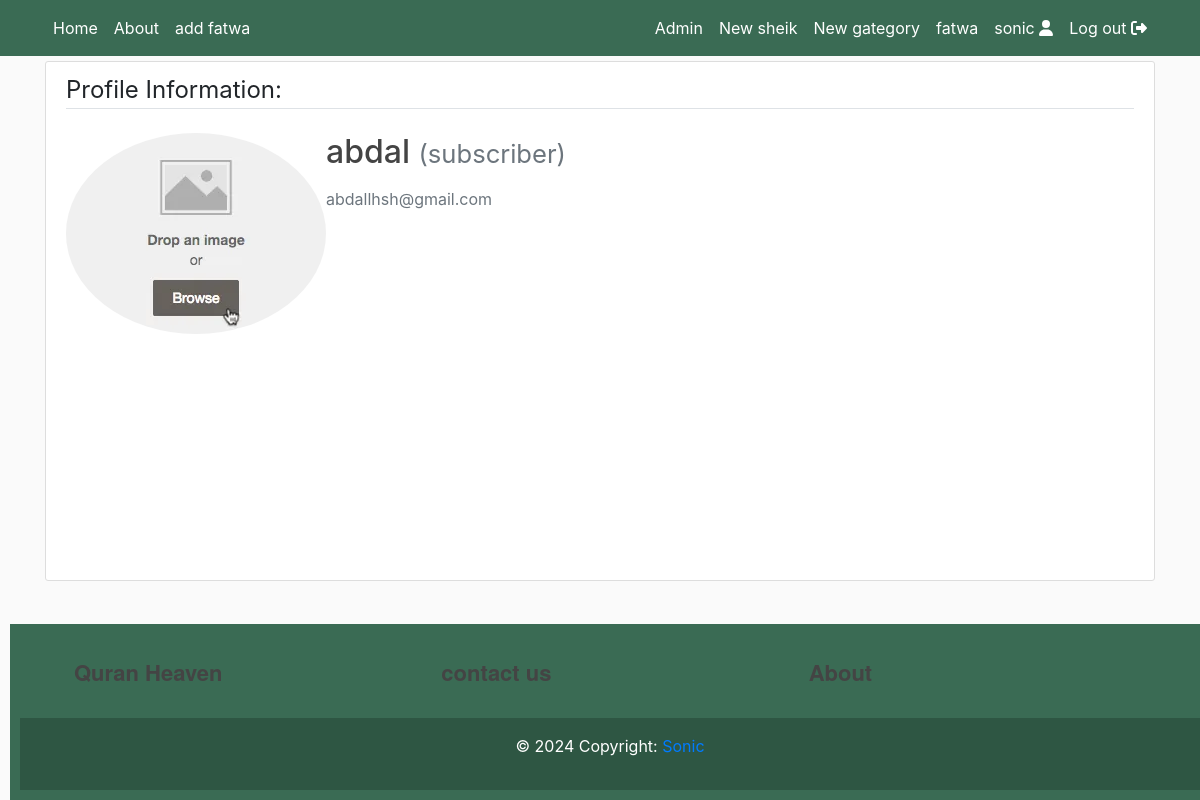
The page /profile/abdal (signed in) on the database its author committed.
### quran/models.py (models this page shows, shortened)
class CustomUser(AbstractUser):
    def image_upload_to(self, instance=None):
        if instance:
            return os.path.join("Users", self.username, instance)
        return None
    email = models.EmailField(unique=True)
    status = models.CharField(max_length=100, default='regular')
    description = models.TextField("Description", max_length=600, default='', blank=True)
    image = models.ImageField(default='default/user.jpg', upload_to=image_upload_to)

### quran/views.py (the view, shortened to what this page needs)
# urls.py: path('profile/<username>', profile, name='profile'),
@login_required
def profile(request, username):
    user = get_user_model().objects.filter(username=username).first()
    if user:
        form = UserUpdateForm(instance=user)
        form.fields['description'].widget.attrs = {'rows': 1}
        return render(request, 'profile.html', context={'form': form})
    return redirect("home")

### quran/templates/profile.html (shortened to what this page needs)
{% extends "header.html" %}
{% load crispy_forms_tags %}
{% block content %}
<div class="content-section col-lg-12 col-md-12 col-sm-12 tutorial-style" style="min-height:65vh;">
    <legend class="border-bottom mb-4">Profile Information:</legend>
    <form method="POST" enctype="multipart/form-data">
        <div class="media">
            {% if user.username == form.instance.username %}
                <input id="id_image" type="file" name="image" hidden/>
                    <label for="id_image">
                        <img class="rounded-circle account-img profile-image"
                            style="cursor: pointer"
                            src="{{ form.instance.image.url }}"
                            title="Upload new image">
                    </label>
            {% else %}
                <img class="rounded-circle account-img profile-image", src="{{ form.instance.image.url }}">
            {% endif %}
            <div class="media-body">
                <h2 class="account-heading">{{ form.instance.username }}
                    <small class="text-muted">({{ form.instance.status }})</small>
                </h2>
                <p class="text-secondary">{{ form.instance.email }}</p>
            </div>
        </div>
    </form>
</div>
{% endblock content %}

### quran/templates/navbar.html (shortened to what this page needs)
<header class="site-header" style="margin-bottom: 5px">
    <nav class="navbar navbar-expand-md navbar-color">
        <div class="container">
            <div class="navbar-nav">
                <a class="nav-item nav-link" href="/">Home</a>
            </div>
            <div class="collapse navbar-collapse" id="navbarToggle">
                <div class="navbar-nav mr-auto">
                    <a class="nav-item nav-link" href="{%url 'about'%}">About</a>
                    <a class="nav-item nav-link" href="{%url 'submit_fatwa'%}">add fatwa</a>
                </div>
                <div class="navbar-nav">
                    {% if user.is_authenticated %}
                        {% if user.is_superuser %}
                            <a class="nav-item nav-link" href="admin/">Admin</a>
                            <a class="nav-item nav-link" href="{% url 'series-create' %}">New sheik</a>
                            <a class="nav-item nav-link" href="{% url 'post-create' %}">New gategory</a>
                            <a class="nav-item nav-link" href="{%url 'fatwa_list'%}">fatwa</a>
                        {% endif %}
                        <a class="nav-item nav-link" href="{% url 'profile' user.username %}">
                            {{user.username}} <i class="fas fa-user"></i>
                        </a>
                        <a class="nav-item nav-link" href="{% url 'logout' %}">
                            Log out <i class="fas fa-sign-out-alt"></i>
                        </a>
                    {% endif %}
                </div>
            </div>
        </div>
    </nav>
</header>

### quran/static/account/main/main.css (style rules this page uses)
:root { --footercolor: #3a6b54; --navbarcolor: #3a6b54; --btncolor: #3a6b54; --socialcolor: #3a6b54; --brightText: #ffffff; }
.navbar-color { background-color: var(--navbarcolor); }
body { background: #fafafa; }
h1, h2, h3, h4, h5, h6 { color: #444444; }
.site-header .navbar-nav .nav-link { color: var(--brightText); }
.content-section { background: #ffffff; padding: 10px 20px; border: 1px solid #dddddd; border-radius: 3px; margin-bottom: 20px; }

### rows shown on the page
CustomUser: username "sonic"
CustomUser: instance.image (placeholder picture), instance.username "abdal", instance.status "subscriber", instance.email "abdallhsh@gmail.com"
